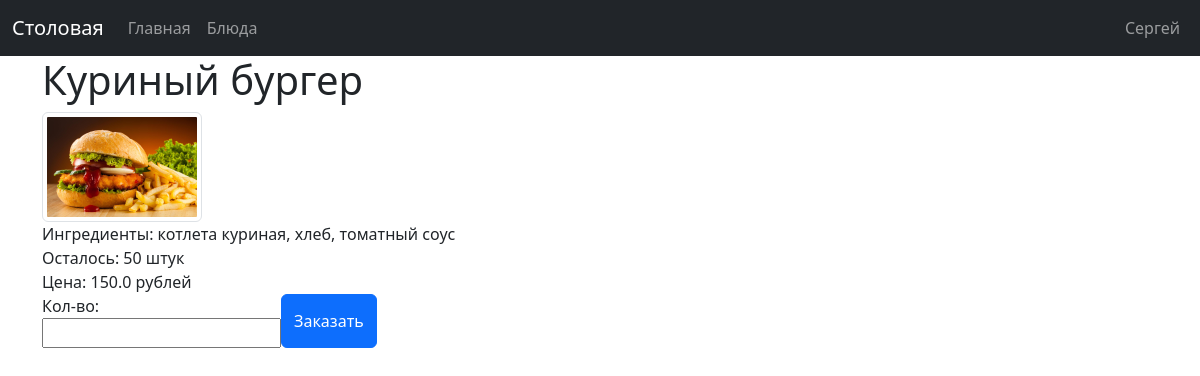
The app's page /menu/dish/2 (signed in) with its own data.
### data/users.py (models this page shows, shortened)
class User(SqlAlchemyBase, UserMixin):
    __tablename__ = 'users'
    id = Column(Integer, primary_key=True, autoincrement=True)
    surname = Column(String, nullable=True)
    name = Column(String, nullable=True)
    patronymic = Column(String, nullable=True)
    email = Column(String, index=True, unique=True, nullable=True)
    hashed_password = Column(String, nullable=True)
    role = Column(Integer, ForeignKey("roles.id"))
    money = Column(Float, nullable=True)
    subscription_end = Column(DateTime, nullable=True)
    roles = relationship("Role", back_populates="users")
    requests = relationship("Request")

### data/dishes.py (models this page shows)
class Dish(SqlAlchemyBase):
    __tablename__ = 'dishes'
    id = Column(Integer, primary_key=True, autoincrement=True)
    name = Column(String, nullable=True)
    price = Column(Float, nullable=True)
    quantity = Column(Integer, nullable=True)
    rate = Column(Float, nullable=True)
    image = Column(String, nullable=True)
    description = Column(String, nullable=True)
    requests = relationship("Request")
    ingridients_log = relationship("IngridientLog")

### server.py (the view)
@app.route('/menu/dish/<int:dish_id>', methods=['GET', 'POST'])
@login_required
def dish(dish_id):
    db_sess = db_session.create_session()
    db_dish = db_sess.get(Dish, dish_id)
    ingridients = []
    ingridient_logs = db_sess.query(IngridientLog).filter(IngridientLog.dish_id == db_dish.id).all()
    for log in ingridient_logs:
        ingridients.append(db_sess.query(Ingridient).filter(Ingridient.id == log.ingridient_id).first().name)
    return render_template("dish.html", dish=db_dish, ingridients=", ".join(ingridients))

### data/db_session.py (called while the page is built)
def create_session() -> Session:
    global __factory
    return __factory()

### server.py (called while the page is built)
@login_manager.user_loader
def load_user(user_id):
    db_sess = db_session.create_session()
    return db_sess.get(User, user_id)

@app.template_filter('get_role')
def role_filter(user):
    db_sess = db_session.create_session()
    role = db_sess.get(Role, user.role).role
    return role

### templates/dish.html
{% extends "base.html" %}
{% block content %}
<div class="d-flex flex-column">
    <h1>{{dish.name}}</h1>
    <img src="/static/img/{{dish.image}}" class="img-thumbnail" style='max-width:10em; max-height:20em; width: auto; height: auto;' alt="Фото {{dish.image}}">
    <div>Ингредиенты: {{ ingridients }}</div>
    <div>Осталось: {{dish.quantity}} штук</div>
    <div>Цена: {{dish.price}} рублей</div>
    <div class="d-flex">
        <div>
            <div>Кол-во:</div>
            <input type="number" id="quantity" name="quantity"/>
        </div>
        <button type="button" class="btn btn-primary">Заказать</button>
    </div>
</div>
{% endblock %}

### templates/base.html (shortened to what this page needs)
<!DOCTYPE html>
<html lang="en">
<head>
    <link href="https://cdn.jsdelivr.net/npm/bootstrap@5.3.8/dist/css/bootstrap.min.css"
        rel="stylesheet"
>
</head>
<body>
<header>
    <nav class="navbar navbar-expand-lg navbar-dark bg-dark" data-bs-theme="dark">
        <div class="container-fluid">
            <div class="navbar-brand">Столовая</div>
            <div class="collapse navbar-collapse" id="navbarContent">
                <ul class="navbar-nav me-auto mb-2 mb-lg-0">
                    <li class="nav-item">
                        <a class="nav-link" href="/">Главная</a>
                    </li>
                    {% if current_user.is_authenticated %}
                    <li class="nav-item">
                        <a class="nav-link" href="/menu">Блюда</a>
                    </li>
                    {% endif %}
                </ul>
                <ul class="navbar-nav mb-2 mb-lg-0">
                    {% if current_user.is_authenticated %}
                    <li class="nav-item">
                        <a class="nav-link" href="/logout">{{ current_user.name }}</a>
                    </li>
                    {% endif %}
                </ul>
            </div>
        </div>
    </nav>
</header>
<main role="main" class="container">
    {% block content %}{% endblock %}
</main>
</body>
</html>

### records on screen
User: name "Сергей"
Dish: name "Куриный бургер", image (picture), quantity "50", price "150.0"

### other values on screen
{{ ingridients }} "котлета куриная, хлеб, томатный соус"
